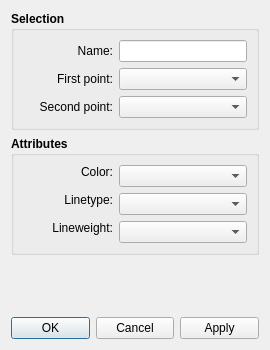
<?xml version="1.0" encoding="UTF-8"?>
<ui version="4.0">
 <class>DialogLine</class>
 <widget class="QDialog" name="DialogLine">
  <property name="windowModality">
   <enum>Qt::ApplicationModal</enum>
  </property>
  <property name="geometry">
   <rect>
    <x>0</x>
    <y>0</y>
    <width>270</width>
    <height>350</height>
   </rect>
  </property>
  <property name="minimumSize">
   <size>
    <width>270</width>
    <height>0</height>
   </size>
  </property>
  <property name="windowTitle">
   <string>Line - Between Points</string>
  </property>
  <property name="windowIcon">
   <iconset resource="../../../vmisc/share/resources/icon.qrc">
    <normaloff>:/icon/64x64/icon64x64.png</normaloff>:/icon/64x64/icon64x64.png</iconset>
  </property>
  <property name="locale">
   <locale language="English" country="UnitedStates"/>
  </property>
  <property name="modal">
   <bool>true</bool>
  </property>
  <layout class="QVBoxLayout" name="verticalLayout_2">
   <item>
    <widget class="QGroupBox" name="selection_GroupBox">
     <property name="sizePolicy">
      <sizepolicy hsizetype="Expanding" vsizetype="Preferred">
       <horstretch>0</horstretch>
       <verstretch>0</verstretch>
      </sizepolicy>
     </property>
     <property name="font">
      <font>
       <pointsize>9</pointsize>
       <bold>true</bold>
      </font>
     </property>
     <property name="title">
      <string>Selection</string>
     </property>
     <layout class="QVBoxLayout" name="verticalLayout">
      <item>
       <layout class="QFormLayout" name="formLayout">
        <item row="0" column="0">
         <widget class="QLabel" name="name_Label">
          <property name="minimumSize">
           <size>
            <width>90</width>
            <height>0</height>
           </size>
          </property>
          <property name="font">
           <font>
            <pointsize>9</pointsize>
            <bold>false</bold>
           </font>
          </property>
          <property name="text">
           <string>Name:</string>
          </property>
          <property name="alignment">
           <set>Qt::AlignRight|Qt::AlignTrailing|Qt::AlignVCenter</set>
          </property>
         </widget>
        </item>
        <item row="0" column="1">
         <widget class="QLineEdit" name="name_LineEdit">
          <property name="minimumSize">
           <size>
            <width>80</width>
            <height>0</height>
           </size>
          </property>
          <property name="font">
           <font>
            <pointsize>9</pointsize>
            <bold>false</bold>
           </font>
          </property>
          <property name="readOnly">
           <bool>true</bool>
          </property>
         </widget>
        </item>
        <item row="1" column="0">
         <widget class="QLabel" name="labelFirstPoint">
          <property name="minimumSize">
           <size>
            <width>90</width>
            <height>0</height>
           </size>
          </property>
          <property name="font">
           <font>
            <pointsize>9</pointsize>
            <bold>false</bold>
           </font>
          </property>
          <property name="text">
           <string>First point:</string>
          </property>
          <property name="alignment">
           <set>Qt::AlignRight|Qt::AlignTrailing|Qt::AlignVCenter</set>
          </property>
         </widget>
        </item>
        <item row="1" column="1">
         <widget class="QComboBox" name="comboBoxFirstPoint">
          <property name="sizePolicy">
           <sizepolicy hsizetype="Expanding" vsizetype="Fixed">
            <horstretch>0</horstretch>
            <verstretch>0</verstretch>
           </sizepolicy>
          </property>
          <property name="minimumSize">
           <size>
            <width>80</width>
            <height>0</height>
           </size>
          </property>
          <property name="font">
           <font>
            <pointsize>9</pointsize>
            <bold>false</bold>
           </font>
          </property>
         </widget>
        </item>
        <item row="2" column="0">
         <widget class="QLabel" name="labelSecondPoint">
          <property name="minimumSize">
           <size>
            <width>90</width>
            <height>0</height>
           </size>
          </property>
          <property name="font">
           <font>
            <pointsize>9</pointsize>
            <bold>false</bold>
           </font>
          </property>
          <property name="text">
           <string>Second point:</string>
          </property>
          <property name="alignment">
           <set>Qt::AlignRight|Qt::AlignTrailing|Qt::AlignVCenter</set>
          </property>
         </widget>
        </item>
        <item row="2" column="1">
         <widget class="QComboBox" name="comboBoxSecondPoint">
          <property name="sizePolicy">
           <sizepolicy hsizetype="Expanding" vsizetype="Fixed">
            <horstretch>0</horstretch>
            <verstretch>0</verstretch>
           </sizepolicy>
          </property>
          <property name="minimumSize">
           <size>
            <width>80</width>
            <height>0</height>
           </size>
          </property>
          <property name="font">
           <font>
            <pointsize>9</pointsize>
            <bold>false</bold>
           </font>
          </property>
         </widget>
        </item>
       </layout>
      </item>
     </layout>
    </widget>
   </item>
   <item>
    <widget class="QGroupBox" name="attributes_GroupBox">
     <property name="sizePolicy">
      <sizepolicy hsizetype="Expanding" vsizetype="Preferred">
       <horstretch>0</horstretch>
       <verstretch>0</verstretch>
      </sizepolicy>
     </property>
     <property name="minimumSize">
      <size>
       <width>240</width>
       <height>0</height>
      </size>
     </property>
     <property name="font">
      <font>
       <pointsize>9</pointsize>
       <bold>true</bold>
      </font>
     </property>
     <property name="title">
      <string>Attributes</string>
     </property>
     <layout class="QVBoxLayout" name="verticalLayout_4">
      <item>
       <layout class="QFormLayout" name="formLayout_2">
        <property name="labelAlignment">
         <set>Qt::AlignRight|Qt::AlignTrailing|Qt::AlignVCenter</set>
        </property>
        <item row="1" column="0">
         <widget class="QLabel" name="lineType_Label">
          <property name="sizePolicy">
           <sizepolicy hsizetype="MinimumExpanding" vsizetype="Fixed">
            <horstretch>0</horstretch>
            <verstretch>0</verstretch>
           </sizepolicy>
          </property>
          <property name="minimumSize">
           <size>
            <width>90</width>
            <height>0</height>
           </size>
          </property>
          <property name="maximumSize">
           <size>
            <width>16777215</width>
            <height>16777215</height>
           </size>
          </property>
          <property name="font">
           <font>
            <pointsize>9</pointsize>
            <bold>false</bold>
           </font>
          </property>
          <property name="text">
           <string>Linetype:</string>
          </property>
          <property name="alignment">
           <set>Qt::AlignRight|Qt::AlignTrailing|Qt::AlignVCenter</set>
          </property>
         </widget>
        </item>
        <item row="1" column="1">
         <widget class="LineTypeComboBox" name="lineType_ComboBox">
          <property name="sizePolicy">
           <sizepolicy hsizetype="Expanding" vsizetype="Fixed">
            <horstretch>0</horstretch>
            <verstretch>0</verstretch>
           </sizepolicy>
          </property>
          <property name="minimumSize">
           <size>
            <width>80</width>
            <height>0</height>
           </size>
          </property>
          <property name="maximumSize">
           <size>
            <width>16777215</width>
            <height>16777215</height>
           </size>
          </property>
          <property name="font">
           <font>
            <pointsize>9</pointsize>
            <bold>false</bold>
           </font>
          </property>
         </widget>
        </item>
        <item row="2" column="0">
         <widget class="QLabel" name="lineWeight_Label">
          <property name="sizePolicy">
           <sizepolicy hsizetype="MinimumExpanding" vsizetype="Fixed">
            <horstretch>0</horstretch>
            <verstretch>0</verstretch>
           </sizepolicy>
          </property>
          <property name="minimumSize">
           <size>
            <width>90</width>
            <height>0</height>
           </size>
          </property>
          <property name="maximumSize">
           <size>
            <width>16777215</width>
            <height>16777215</height>
           </size>
          </property>
          <property name="font">
           <font>
            <pointsize>9</pointsize>
            <bold>false</bold>
           </font>
          </property>
          <property name="text">
           <string>Lineweight:</string>
          </property>
          <property name="alignment">
           <set>Qt::AlignRight|Qt::AlignTrailing|Qt::AlignVCenter</set>
          </property>
         </widget>
        </item>
        <item row="2" column="1">
         <widget class="LineWeightComboBox" name="lineWeight_ComboBox">
          <property name="sizePolicy">
           <sizepolicy hsizetype="Expanding" vsizetype="Fixed">
            <horstretch>0</horstretch>
            <verstretch>0</verstretch>
           </sizepolicy>
          </property>
          <property name="minimumSize">
           <size>
            <width>80</width>
            <height>0</height>
           </size>
          </property>
          <property name="font">
           <font>
            <pointsize>9</pointsize>
            <bold>false</bold>
           </font>
          </property>
         </widget>
        </item>
        <item row="0" column="0">
         <widget class="QLabel" name="lineColor_Label">
          <property name="sizePolicy">
           <sizepolicy hsizetype="MinimumExpanding" vsizetype="Fixed">
            <horstretch>0</horstretch>
            <verstretch>0</verstretch>
           </sizepolicy>
          </property>
          <property name="minimumSize">
           <size>
            <width>90</width>
            <height>0</height>
           </size>
          </property>
          <property name="maximumSize">
           <size>
            <width>16777215</width>
            <height>16777215</height>
           </size>
          </property>
          <property name="font">
           <font>
            <pointsize>9</pointsize>
            <bold>false</bold>
           </font>
          </property>
          <property name="text">
           <string>Color:</string>
          </property>
          <property name="alignment">
           <set>Qt::AlignRight|Qt::AlignTrailing|Qt::AlignVCenter</set>
          </property>
         </widget>
        </item>
        <item row="0" column="1">
         <widget class="ColorComboBox" name="lineColor_ComboBox">
          <property name="sizePolicy">
           <sizepolicy hsizetype="Expanding" vsizetype="Fixed">
            <horstretch>0</horstretch>
            <verstretch>0</verstretch>
           </sizepolicy>
          </property>
          <property name="minimumSize">
           <size>
            <width>80</width>
            <height>0</height>
           </size>
          </property>
          <property name="font">
           <font>
            <pointsize>9</pointsize>
            <bold>false</bold>
           </font>
          </property>
         </widget>
        </item>
       </layout>
      </item>
     </layout>
    </widget>
   </item>
   <item>
    <spacer name="verticalSpacer">
     <property name="orientation">
      <enum>Qt::Vertical</enum>
     </property>
     <property name="sizeHint" stdset="0">
      <size>
       <width>20</width>
       <height>96</height>
      </size>
     </property>
    </spacer>
   </item>
   <item>
    <widget class="QDialogButtonBox" name="buttonBox">
     <property name="orientation">
      <enum>Qt::Horizontal</enum>
     </property>
     <property name="standardButtons">
      <set>QDialogButtonBox::Apply|QDialogButtonBox::Cancel|QDialogButtonBox::Ok</set>
     </property>
    </widget>
   </item>
  </layout>
 </widget>
 <customwidgets>
  <customwidget>
   <class>ColorComboBox</class>
   <extends>QComboBox</extends>
   <header location="global">color_combobox.h</header>
  </customwidget>
  <customwidget>
   <class>LineTypeComboBox</class>
   <extends>QComboBox</extends>
   <header location="global">linetype_combobox.h</header>
  </customwidget>
  <customwidget>
   <class>LineWeightComboBox</class>
   <extends>QComboBox</extends>
   <header location="global">lineweight_combobox.h</header>
  </customwidget>
 </customwidgets>
 <tabstops>
  <tabstop>comboBoxFirstPoint</tabstop>
  <tabstop>comboBoxSecondPoint</tabstop>
  <tabstop>buttonBox</tabstop>
 </tabstops>
 <resources>
  <include location="../../../vmisc/share/resources/icon.qrc"/>
 </resources>
 <connections>
  <connection>
   <sender>buttonBox</sender>
   <signal>accepted()</signal>
   <receiver>DialogLine</receiver>
   <slot>accept()</slot>
   <hints>
    <hint type="sourcelabel">
     <x>248</x>
     <y>254</y>
    </hint>
    <hint type="destinationlabel">
     <x>157</x>
     <y>274</y>
    </hint>
   </hints>
  </connection>
  <connection>
   <sender>buttonBox</sender>
   <signal>rejected()</signal>
   <receiver>DialogLine</receiver>
   <slot>reject()</slot>
   <hints>
    <hint type="sourcelabel">
     <x>316</x>
     <y>260</y>
    </hint>
    <hint type="destinationlabel">
     <x>286</x>
     <y>274</y>
    </hint>
   </hints>
  </connection>
 </connections>
</ui>
